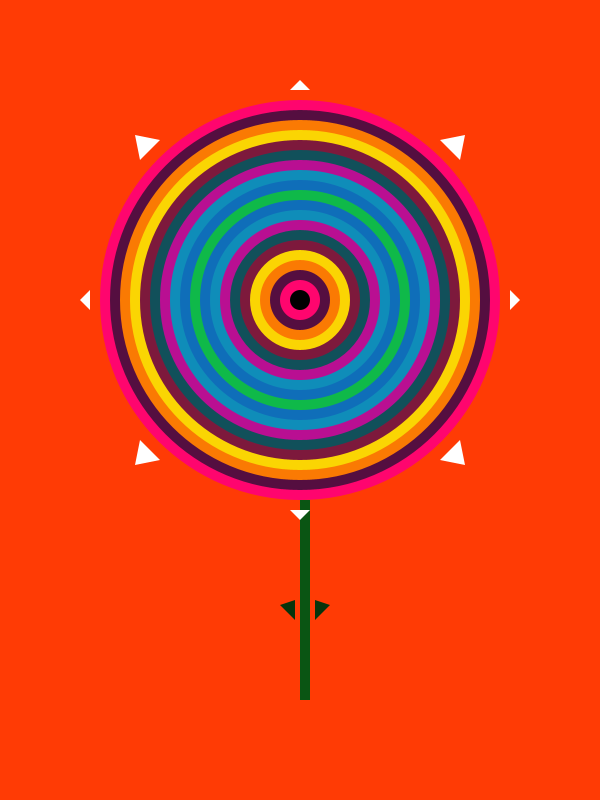
Frame 1 (no input)
Frame 60 (the mouse pressed at the canvas centre just before this capture): identical to frame 1, image omitted
Frame 120 (the mouse held since frame 60 and released just before this capture): identical to frame 1, image omitted

The Processing sketch that drew this single still picture (run headless with seeded random() and noise(); from frame 60 on, the mouse is pressed at the canvas centre):

// Processing sketch: processing_129553
// ── processing_129553.pde

// Move the mouse across the flower
// to change its value

//fills 
int xar = 255;
int xag = 5;
int xab = 110;

int xbr = 85;
int xbg = 14;
int xbb = 64;

int xcr = 250;
int xcg = 122;
int xcb = 3;

int xdr = 250;
int xdg = 213;
int xdb = 3;

int xer = 125;
int xeg = 25;
int xeb = 60;

int xfr = 17;
int xfg = 80;
int xfb = 90;

int xgr = 185;
int xgg = 15;
int xgb = 146;

int xhr = 15;
int xhg = 141;
int xhb = 185;

int xir = 15;
int xig = 110;
int xib = 185;

int xjr = 15;
int xjg = 185;
int xjb = 73;

int xkr = 15;
int xkg = 110;
int xkb = 185;


void setup() {
size(600, 800);
background(#FF3B05);
}

void draw() {
  background (255, 59, 5);
  noStroke();
  smooth();
 
fill(10, 85, 19);
rect(300, 500, 10, 200);


 
fill(xar, xag, xab);
ellipse(300, 300, 400, 400);
 
fill(xbr, xbg, xbb);
ellipse(300, 300, 380, 380);
 
fill(xcr, xcg, xcb);
ellipse(300, 300, 360, 360);
 
fill(xdr, xdg, xdb);
ellipse(300, 300, 340, 340);
 
fill(xer, xeg, xeb);
ellipse(300, 300, 320, 320);
 
fill(xfr, xfg, xfb);
ellipse(300, 300, 300, 300);
 
fill(xgr, xgg, xgb);
ellipse(300, 300, 280, 280);
 
fill(xhr, xhg, xhb);
ellipse(300, 300, 260, 260);
 
fill (xir, xig, xib);
ellipse(300, 300, 240, 240);
 
fill(xjr, xjg, xjb);
ellipse( 300, 300, 220, 220);
 
fill (xkr, xkg, xkb);
ellipse(300, 300, 200, 200);
 
fill(xhr, xhg, xhb);
ellipse(300, 300, 180, 180);
 
fill(xgr, xgg, xgb);
ellipse(300, 300, 160, 160);
 
fill(xfr, xfg, xfb);
ellipse(300, 300, 140, 140);
 
fill(xer, xeg, xeb);
ellipse(300, 300, 120, 120);
 
fill(xdr, xdg, xdb);
ellipse(300, 300, 100, 100);
 
fill(xcr, xcg, xcb);
ellipse(300, 300, 80, 80);
 
fill(xbr, xbg, xbb);
ellipse(300, 300, 60, 60);
 
fill(xar, xag, xab);
ellipse(300, 300, 40, 40);
 
fill(0);
ellipse(300, 300, 20, 20);
 
fill(255);
triangle(290,90, 310,90, 300, 80); //top//
triangle(290,510, 310,510, 300, 520); //bottom//
triangle(510,290, 510,310, 520, 300); //right//
triangle(90,290, 90,310, 80, 300);//left//
 
triangle(160,140, 140,160, 135, 135); //NW//
triangle(160,460, 140, 440, 135, 465); //SW//
triangle(440,460, 460,440, 465,465); //SE//
triangle(440,140, 460, 160, 465, 135); //NE//
 
fill(6, 52, 12);
triangle(315, 600, 315, 620, 330,605);
triangle(295, 600, 295, 620, 280,605);

}

void mouseMoved() {
  xar = xar - 1;
  if (xar < 85) {
    xar = 255;
  }
    
  xag = xag + 1;
if (xag > 14) {
  xag = 5;
  }
  
  xab = xab - 1;
  if (xab < 64){
    xab = 110;
  }
  
  xbr = xbr + 1;
  if (xbr < 250) {
    xbr = 85;
  }
  
  xbg = xbg + 1;
  if (xbg > 122) {
    xbg = 14;
  }
  
  xbb = xbb - 1;
  if (xbb < 3) {
    xbb = 64;
  }
  
  xcg = xcg + 1;
  if (xcg > 213) {
    xcg = 122;
  }
  
  xdr = xdr - 1;
  if (xdr < 125) {
    xdr = 250;
  }
  
  xdg = xdg - 1;
  if (xdg < 25) {
    xdg = 213;
  }
  
  xdb = xdb + 1;
  if (xdb > 60) {
    xdb = 3;
  }
  
  xer = xer - 1;
  if (xer < 17) {
    xer = 125;
  }
  
  xeg = xeg + 1;
  if (xeg > 80) {
    xeg = 25;
  }
  
  xeb = xeb + 1;
  if (xeg > 90) {
    xeb = 60;
  }
  
  xfr = xfr + 1;
  if (xfr > 185) {
    xfr = 17;
  }
  
  xfg = xfg - 1;
  if (xfg < 15) {
    xfg = 80;
  }
  
  xfb = xfb + 1;
  if (xfb > 146) {
    xfb = 90;
  }
  
  xgr = xgr - 1;
  if (xgr < 15) {
    xgr = 185;
  }
  
  xgg = xgg + 1;
  if (xgg > 141) {
    xgg = 15;
  }
  
  xgb = xgb + 1;
  if (xgb > 185) {
    xgb = 146;
  }
  
  xhg = xhg - 1;
  if (xhg < 110) {
    xhg = 141;
  }
  
  xig = xig + 1;
  if (xig > 185) {
    xig = 110;
  }
  
  xib = xib -1;
  if (xib < 73) {
    xib = 185;
  }
  
  xjg = xjg - 1;
  if (xjg < 110) {
    xjg = 185;
  }
  
  xjb = xjb + 1;
  if (xjb > 185) {
    xjb = 73;
  }
  
  
  
  
  
  
  
  
  
  
}
